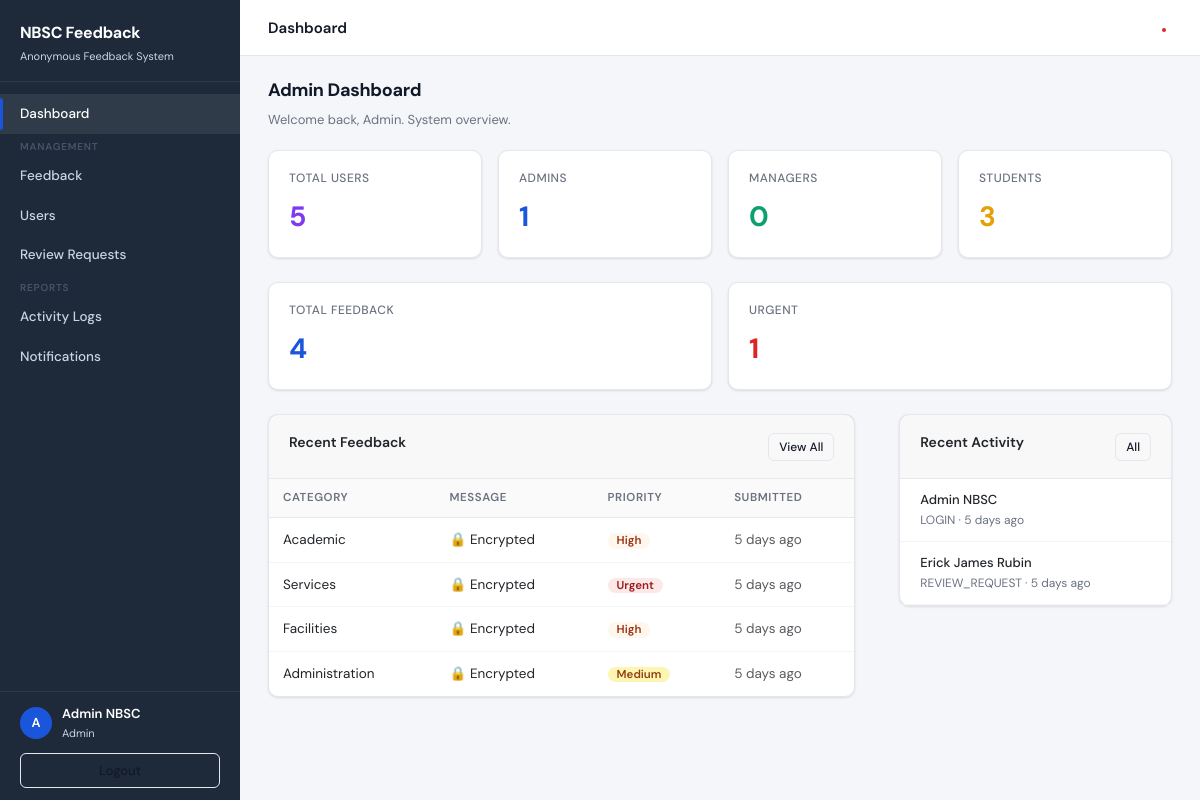
Page /app/admin/dashboard.php (signed in) on the committed database.
### tables this page shows
CREATE TABLE feedback (
    feedback_id  INT PRIMARY KEY AUTO_INCREMENT,
    category     ENUM('general','academic','facilities','services','faculty','administration','suggestion','complaint','other') DEFAULT 'general',
    priority     ENUM('Low','Medium','High','Urgent') DEFAULT 'Low',
    message_enc  BLOB        NOT NULL COMMENT 'AES-256-CBC encrypted message',
    message_hash VARCHAR(64) NOT NULL COMMENT 'SHA-256 hash for integrity check',
    status       ENUM('pending','reviewed','resolved') DEFAULT 'pending',
    submitted_by INT  NULL COMMENT 'student user_id who submitted',
    submitted_at DATETIME DEFAULT CURRENT_TIMESTAMP,
    FOREIGN KEY (submitted_by) REFERENCES users(user_id) ON DELETE SET NULL
);

CREATE TABLE activity_logs (
    log_id     INT PRIMARY KEY AUTO_INCREMENT,
    user_id    INT  NULL,
    action     VARCHAR(100) NOT NULL,
    description TEXT,
    ip_address VARCHAR(45),
    created_at DATETIME DEFAULT CURRENT_TIMESTAMP,
    FOREIGN KEY (user_id) REFERENCES users(user_id) ON DELETE SET NULL
);

### app/admin/dashboard.php (the view, shortened to what this page needs)
<?php
require_once __DIR__ . '/../../config/config.php';
require_once __DIR__ . '/../../config/function.php';
require_once __DIR__ . '/../../includes/header.php';
require_once __DIR__ . '/../../includes/sidebar.php';
require_once __DIR__ . '/../../includes/footer.php';
$totalUsers    = $pdo->query("SELECT COUNT(*) FROM users")->fetchColumn();
$totalAdmins   = $pdo->query("SELECT COUNT(*) FROM users WHERE role='admin'")->fetchColumn();
$totalManagers = $pdo->query("SELECT COUNT(*) FROM users WHERE role='manager'")->fetchColumn();
$totalStudents = $pdo->query("SELECT COUNT(*) FROM users WHERE role='student'")->fetchColumn();
$totalFeedback = $pdo->query("SELECT COUNT(*) FROM feedback")->fetchColumn();
$urgentCount   = $pdo->query("SELECT COUNT(*) FROM feedback WHERE priority='Urgent'")->fetchColumn();
$recentFeedback = $pdo->query("SELECT * FROM feedback ORDER BY submitted_at DESC LIMIT 5")->fetchAll();
$recentLogs = $pdo->query("
    SELECT a.*, CONCAT(u.first_name,' ',u.last_name) AS full_name
    FROM activity_logs a JOIN users u ON a.user_id=u.user_id
    ORDER BY a.created_at DESC LIMIT 6
")->fetchAll();
renderHeader('Admin Dashboard');
renderSidebar('admin', 'Dashboard');
?>
<div class="topbar">
  <span class="topbar-title">Dashboard</span>
  <div class="topbar-actions">
    <a href="<?= BASE_URL ?>/app/admin/notifications.php" class="notif-btn">
      <?php if (getUnreadNotifCount($pdo, $_SESSION['user_id']) > 0): ?>
        <span class="notif-dot"></span>
      <?php endif; ?>
    </a>
  </div>
</div>
<div class="content">
  <div class="page-header">
    <h1>Admin Dashboard</h1>
    <p>Welcome back, <?= sanitize($_SESSION['first_name']) ?>. System overview.</p>
  </div>
  <div class="stats-grid">
    <div class="stat-card purple"><div class="stat-label">Total Users</div><div class="stat-value"><?= $totalUsers ?></div></div>
    <div class="stat-card blue"><div class="stat-label">Admins</div><div class="stat-value"><?= $totalAdmins ?></div></div>
    <div class="stat-card green"><div class="stat-label">Managers</div><div class="stat-value"><?= $totalManagers ?></div></div>
    <div class="stat-card orange"><div class="stat-label">Students</div><div class="stat-value"><?= $totalStudents ?></div></div>
  </div>
  <div class="stats-grid">
    <div class="stat-card blue"><div class="stat-label">Total Feedback</div><div class="stat-value"><?= $totalFeedback ?></div></div>
    <div class="stat-card red"><div class="stat-label">Urgent</div><div class="stat-value"><?= $urgentCount ?></div></div>
  </div>
  <div class="row">
    <div class="col-8">
      <div class="card">
        <div class="card-header">
          <span class="card-title">Recent Feedback</span>
          <a href="<?= BASE_URL ?>/app/admin/feedback.php" class="btn btn-outline btn-sm">View All</a>
        </div>
        <div class="table-wrap">
          <table>
            <thead><tr><th>Category</th><th>Message</th><th>Priority</th><th>Submitted</th></tr></thead>
            <tbody>
              <?php foreach ($recentFeedback as $fb): ?>
              <tr>
                <td><?= sanitize(categoryLabel($fb['category'])) ?></td>
                <td><span class="msg-truncate"><?= "🔒 Encrypted" ?></span></td>
                <td><?= priorityBadge($fb['priority']) ?></td>
                <td class="text-muted"><?= timeAgo($fb['submitted_at']) ?></td>
              </tr>
              <?php endforeach; ?>
            </tbody>
          </table>
        </div>
      </div>
    </div>
    <div class="col-4">
      <div class="card">
        <div class="card-header">
          <span class="card-title">Recent Activity</span>
          <a href="<?= BASE_URL ?>/app/admin/activity-logs.php" class="btn btn-outline btn-sm">All</a>
        </div>
        <div class="card-body" style="padding:0;">
          <?php foreach ($recentLogs as $log): ?>
          <div style="padding:11px 20px;border-bottom:1px solid #f3f4f6;">
            <div style="font-size:13px;font-weight:500;"><?= sanitize($log['full_name']) ?></div>
            <div style="font-size:12px;color:var(--text-muted);"><?= sanitize($log['action']) ?> · <?= timeAgo($log['created_at']) ?></div>
          </div>
          <?php endforeach; ?>
        </div>
      </div>
    </div>
  </div>
</div>
<?php renderSidebarClose(); renderFooter(); ?>

### includes/header.php
<?php
function renderHeader($title = 'NBSC Feedback') {
    echo '<!DOCTYPE html>
<html lang="en">
<head>
  <meta charset="UTF-8">
  <meta name="viewport" content="width=device-width, initial-scale=1.0">
  <title>' . htmlspecialchars($title) . ' — NBSC Feedback</title>
  <link rel="stylesheet" href="https://cdn.jsdelivr.net/npm/bootstrap@5.3.3/dist/css/bootstrap.min.css">
  <link rel="stylesheet" href="' . BASE_URL . '/assets/css/style.css">
</head>
<body>';
}

### includes/sidebar.php (shortened to what this page needs)
<?php
function renderSidebar($role, $active = '') {
    $base = BASE_URL;
    $user = currentUser();
    $initial  = strtoupper(substr($user['first_name'] ?? 'U', 0, 1));
    $fullname = ($user['first_name'] ?? '') . ' ' . ($user['last_name'] ?? '');
    $nav = '';
    if ($role === 'admin') {
        $nav .= navItem("$base/app/admin/dashboard.php",    svgIcon('grid'),           'Dashboard',     $active);
        $nav .= '<span class="nav-section-label">Management</span>';
        $nav .= navItem("$base/app/admin/feedback.php",     svgIcon('message-square'), 'Feedback',      $active);
        $nav .= navItem("$base/app/admin/users.php",        svgIcon('users'),          'Users',         $active);
        $nav .= navItem("$base/app/admin/review-requests.php",svgIcon('shield'),         'Review Requests',$active);
        $nav .= '<span class="nav-section-label">Reports</span>';
        $nav .= navItem("$base/app/admin/activity-logs.php",svgIcon('file-text'),      'Activity Logs', $active);
        $nav .= navItem("$base/app/admin/notifications.php",svgIcon('bell'),           'Notifications', $active);
    }
    echo '
    <div class="layout">
      <aside class="sidebar">
        <div class="sidebar-brand">
          <div class="brand-name">NBSC Feedback</div>
          <div class="brand-sub">Anonymous Feedback System</div>
        </div>
        <nav class="sidebar-nav">' . $nav . '</nav>
        <div class="sidebar-footer">
          <div class="sidebar-user">
            <div class="sidebar-avatar">' . $initial . '</div>
            <div class="sidebar-user-info">
              <div class="name">' . sanitize($fullname) . '</div>
              <div class="role">' . ucfirst($role) . '</div>
            </div>
          </div>
          <a href="' . $base . '/app/auth/admin-logout.php" class="btn btn-outline" style="width:100%;justify-content:center;">
            ' . svgIcon('log-out') . ' Logout
          </a>
        </div>
      </aside>
      <div class="main">';
}
function renderSidebarClose() {
    echo '</div></div>';
}
function navItem($href, $icon, $label, $active) {
    $cls = ($active === $label) ? 'nav-item active' : 'nav-item';
    return "<a href='$href' class='$cls'>$icon $label</a>";
}
function svgIcon($name) {
    return $icons[$name] ?? '';
}

### config/function.php (shortened to what this page needs)
<?php
function currentUser() {
    return [
        'first_name' => $_SESSION['first_name'] ?? '',
        'last_name'  => $_SESSION['last_name']  ?? '',
        'role'       => $_SESSION['role']        ?? '',
        'email'      => $_SESSION['email']       ?? '',
    ];
}
function sanitize($val) {
    return htmlspecialchars(trim((string)$val), ENT_QUOTES, 'UTF-8');
}
function timeAgo($datetime) {
    $diff = time() - strtotime($datetime);
    if ($diff < 604800)  { $d = floor($diff/86400); return $d.' day'.($d!=1?'s':'').' ago'; }
    return date('M j, Y', strtotime($datetime));
}
function priorityBadge($p) {
    $map = ['Low'=>'badge-low','Medium'=>'badge-medium','High'=>'badge-high','Urgent'=>'badge-urgent'];
    return "<span class='badge ".($map[$p]??'badge-low')."'>$p</span>";
}
function categoryLabel($c) {
    return ucfirst(str_replace('_', ' ', $c));
}
function getUnreadNotifCount($pdo, $userId) {
    $s = $pdo->prepare("SELECT COUNT(*) FROM notifications WHERE user_id=? AND is_read=0");
    $s->execute([$userId]);
    return $s->fetchColumn();
}

### includes/footer.php
<?php
function renderFooter() {
    echo '<script src="https://cdn.jsdelivr.net/npm/bootstrap@5.3.3/dist/js/bootstrap.bundle.min.js"></script>
</body>
</html>';
}

### rows in the picture
feedback: category "Academic", priority "High", submitted_at "5 days ago"
feedback: category "Services", priority "Urgent", submitted_at "5 days ago"
feedback: category "Facilities", priority "High", submitted_at "5 days ago"
feedback: category "Administration", priority "Medium", submitted_at "5 days ago"
activity_logs: full_name "Admin NBSC", action "LOGIN", created_at "5 days ago"
activity_logs: full_name "Erick James Rubin", action "REVIEW_REQUEST", created_at "5 days ago"

### other values in the picture
$label "Dashboard Feedback Users Review Requests Activity Logs Notifications"
$initial "A"
$fullname "Admin NBSC"
$role "Admin"
$_SESSION['first_name'] "Admin"
$totalUsers "5"
$totalAdmins "1"
$totalManagers "0"
$totalStudents "3"
$totalFeedback "4"
$urgentCount "1"
